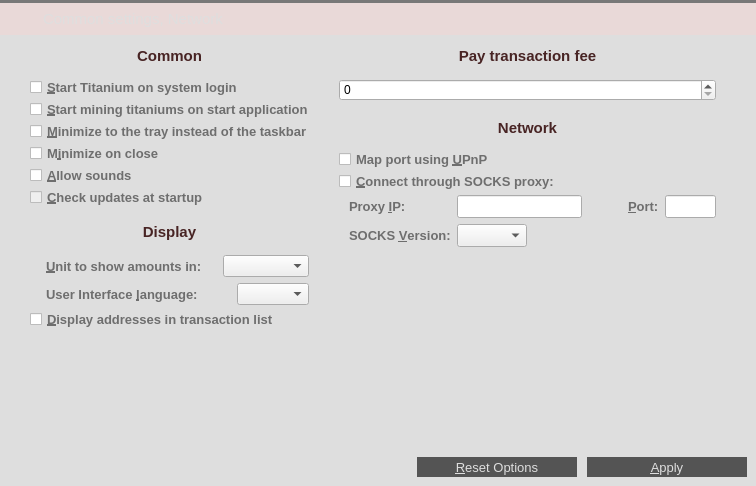
<?xml version="1.0" encoding="UTF-8"?>
<ui version="4.0">
 <class>OptionsPage</class>
 <widget class="QWidget" name="OptionsPage">
  <property name="geometry">
   <rect>
    <x>0</x>
    <y>0</y>
    <width>756</width>
    <height>486</height>
   </rect>
  </property>
  <property name="palette">
   <palette>
    <active>
     <colorrole role="Button">
      <brush brushstyle="SolidPattern">
       <color alpha="255">
        <red>233</red>
        <green>217</green>
        <blue>216</blue>
       </color>
      </brush>
     </colorrole>
     <colorrole role="Base">
      <brush brushstyle="SolidPattern">
       <color alpha="255">
        <red>233</red>
        <green>217</green>
        <blue>216</blue>
       </color>
      </brush>
     </colorrole>
     <colorrole role="Window">
      <brush brushstyle="SolidPattern">
       <color alpha="255">
        <red>233</red>
        <green>217</green>
        <blue>216</blue>
       </color>
      </brush>
     </colorrole>
     <colorrole role="Highlight">
      <brush brushstyle="SolidPattern">
       <color alpha="255">
        <red>235</red>
        <green>235</green>
        <blue>235</blue>
       </color>
      </brush>
     </colorrole>
     <colorrole role="HighlightedText">
      <brush brushstyle="SolidPattern">
       <color alpha="255">
        <red>171</red>
        <green>127</green>
        <blue>130</blue>
       </color>
      </brush>
     </colorrole>
    </active>
    <inactive>
     <colorrole role="Button">
      <brush brushstyle="SolidPattern">
       <color alpha="255">
        <red>233</red>
        <green>217</green>
        <blue>216</blue>
       </color>
      </brush>
     </colorrole>
     <colorrole role="Base">
      <brush brushstyle="SolidPattern">
       <color alpha="255">
        <red>233</red>
        <green>217</green>
        <blue>216</blue>
       </color>
      </brush>
     </colorrole>
     <colorrole role="Window">
      <brush brushstyle="SolidPattern">
       <color alpha="255">
        <red>233</red>
        <green>217</green>
        <blue>216</blue>
       </color>
      </brush>
     </colorrole>
     <colorrole role="Highlight">
      <brush brushstyle="SolidPattern">
       <color alpha="255">
        <red>235</red>
        <green>235</green>
        <blue>235</blue>
       </color>
      </brush>
     </colorrole>
     <colorrole role="HighlightedText">
      <brush brushstyle="SolidPattern">
       <color alpha="255">
        <red>171</red>
        <green>127</green>
        <blue>130</blue>
       </color>
      </brush>
     </colorrole>
    </inactive>
    <disabled>
     <colorrole role="Button">
      <brush brushstyle="SolidPattern">
       <color alpha="255">
        <red>233</red>
        <green>217</green>
        <blue>216</blue>
       </color>
      </brush>
     </colorrole>
     <colorrole role="Base">
      <brush brushstyle="SolidPattern">
       <color alpha="255">
        <red>233</red>
        <green>217</green>
        <blue>216</blue>
       </color>
      </brush>
     </colorrole>
     <colorrole role="Window">
      <brush brushstyle="SolidPattern">
       <color alpha="255">
        <red>233</red>
        <green>217</green>
        <blue>216</blue>
       </color>
      </brush>
     </colorrole>
     <colorrole role="Highlight">
      <brush brushstyle="SolidPattern">
       <color alpha="255">
        <red>240</red>
        <green>240</green>
        <blue>240</blue>
       </color>
      </brush>
     </colorrole>
     <colorrole role="HighlightedText">
      <brush brushstyle="SolidPattern">
       <color alpha="255">
        <red>171</red>
        <green>127</green>
        <blue>130</blue>
       </color>
      </brush>
     </colorrole>
    </disabled>
   </palette>
  </property>
  <property name="windowTitle">
   <string>Form</string>
  </property>
  <property name="styleSheet">
   <string notr="true"/>
  </property>
  <layout class="QVBoxLayout" name="verticalLayout">
   <property name="spacing">
    <number>0</number>
   </property>
   <property name="margin">
    <number>0</number>
   </property>
   <item>
    <widget class="Line" name="lineBeforeAddressBook_5">
     <property name="styleSheet">
      <string notr="true">background-color: #787878;</string>
     </property>
     <property name="frameShadow">
      <enum>QFrame::Raised</enum>
     </property>
     <property name="lineWidth">
      <number>0</number>
     </property>
     <property name="orientation">
      <enum>Qt::Horizontal</enum>
     </property>
    </widget>
   </item>
   <item>
    <widget class="QWidget" name="wServiceMessagesHeader_4" native="true">
     <property name="minimumSize">
      <size>
       <width>0</width>
       <height>32</height>
      </size>
     </property>
     <property name="maximumSize">
      <size>
       <width>16777215</width>
       <height>32</height>
      </size>
     </property>
     <property name="styleSheet">
      <string notr="true"/>
     </property>
     <property name="is_header" stdset="0">
      <bool>true</bool>
     </property>
     <layout class="QHBoxLayout" name="horizontalLayout_30">
      <property name="margin">
       <number>0</number>
      </property>
      <item>
       <spacer name="horizontalSpacer_42">
        <property name="orientation">
         <enum>Qt::Horizontal</enum>
        </property>
        <property name="sizeType">
         <enum>QSizePolicy::Fixed</enum>
        </property>
        <property name="sizeHint" stdset="0">
         <size>
          <width>7</width>
          <height>20</height>
         </size>
        </property>
       </spacer>
      </item>
      <item>
       <widget class="QLabel" name="label_51">
        <property name="sizePolicy">
         <sizepolicy hsizetype="Preferred" vsizetype="Preferred">
          <horstretch>0</horstretch>
          <verstretch>0</verstretch>
         </sizepolicy>
        </property>
        <property name="minimumSize">
         <size>
          <width>30</width>
          <height>30</height>
         </size>
        </property>
        <property name="maximumSize">
         <size>
          <width>30</width>
          <height>30</height>
         </size>
        </property>
        <property name="text">
         <string/>
        </property>
        <property name="pixmap">
         <pixmap resource="../res.qrc">:/res/settings_icon.png</pixmap>
        </property>
       </widget>
      </item>
      <item>
       <widget class="QLabel" name="label_52">
        <property name="font">
         <font>
          <pointsize>11</pointsize>
          <stylestrategy>PreferAntialias</stylestrategy>
         </font>
        </property>
        <property name="styleSheet">
         <string notr="true">QLabel {
	color: #DEDEDE;
}</string>
        </property>
        <property name="text">
         <string>Common settings, Network</string>
        </property>
       </widget>
      </item>
     </layout>
    </widget>
   </item>
   <item>
    <widget class="QWidget" name="wContainer" native="true">
     <property name="styleSheet">
      <string notr="true">#wContainer {
	background-color: #DEDEDE;
}

QLabel {
	color: #6E6E6E;
}

/* =========== CheckBox ==============*/
QCheckBox {
    spacing: 5px;
	color: #6E6E6E;
}

QCheckBox::indicator {
    width: 12px;
    height: 12px;
}

QCheckBox::indicator:unchecked {
	image: url(:/res/check_unchecked.png);
}

QCheckBox::indicator:unchecked:hover {
    image: url(:/res/check_unchecked.png);
}

QCheckBox::indicator:unchecked:pressed {
    image: url(:/res/check_unchecked.png);
}

QCheckBox::indicator:checked {
	image: url(:/res/check_checked.png);
}

QCheckBox::indicator:checked:hover {
    image: url(:/res/check_checked.png);
}

QCheckBox::indicator:checked:pressed {
    image: url(:/res/check_checked.png);
}
</string>
     </property>
     <layout class="QVBoxLayout" name="verticalLayout_2">
      <property name="spacing">
       <number>0</number>
      </property>
      <property name="margin">
       <number>0</number>
      </property>
      <item>
       <layout class="QHBoxLayout" name="horizontalLayout_36">
        <property name="topMargin">
         <number>12</number>
        </property>
        <item>
         <spacer name="horizontalSpacer_49">
          <property name="orientation">
           <enum>Qt::Horizontal</enum>
          </property>
          <property name="sizeType">
           <enum>QSizePolicy::MinimumExpanding</enum>
          </property>
          <property name="sizeHint" stdset="0">
           <size>
            <width>30</width>
            <height>20</height>
           </size>
          </property>
         </spacer>
        </item>
        <item>
         <layout class="QVBoxLayout" name="verticalLayout_24" stretch="0,0,0,0,0,2">
          <property name="spacing">
           <number>14</number>
          </property>
          <item>
           <widget class="QLabel" name="label_53">
            <property name="font">
             <font>
              <pointsize>11</pointsize>
              <weight>75</weight>
              <bold>true</bold>
              <stylestrategy>PreferAntialias</stylestrategy>
             </font>
            </property>
            <property name="styleSheet">
             <string notr="true">QLabel {
	color: #482424;
}</string>
            </property>
            <property name="text">
             <string>Common</string>
            </property>
            <property name="alignment">
             <set>Qt::AlignCenter</set>
            </property>
           </widget>
          </item>
          <item>
           <widget class="QWidget" name="widget2" native="true">
            <property name="sizePolicy">
             <sizepolicy hsizetype="Preferred" vsizetype="Fixed">
              <horstretch>0</horstretch>
              <verstretch>0</verstretch>
             </sizepolicy>
            </property>
            <layout class="QVBoxLayout" name="verticalLayout_21">
             <property name="margin">
              <number>0</number>
             </property>
             <item>
              <widget class="QCheckBox" name="titaniumAtStartup">
               <property name="font">
                <font>
                 <pointsize>10</pointsize>
                 <weight>75</weight>
                 <bold>true</bold>
                </font>
               </property>
               <property name="toolTip">
                <string>Automatically start Titanium after logging in to the system.</string>
               </property>
               <property name="text">
                <string>&amp;Start Titanium on system login</string>
               </property>
              </widget>
             </item>
             <item>
              <widget class="QCheckBox" name="autoMining">
               <property name="font">
                <font>
                 <pointsize>10</pointsize>
                 <weight>75</weight>
                 <bold>true</bold>
                </font>
               </property>
               <property name="toolTip">
                <string/>
               </property>
               <property name="text">
                <string>&amp;Start mining titaniums on start application</string>
               </property>
              </widget>
             </item>
             <item>
              <widget class="QCheckBox" name="minimizeToTray">
               <property name="font">
                <font>
                 <pointsize>10</pointsize>
                 <weight>75</weight>
                 <bold>true</bold>
                </font>
               </property>
               <property name="toolTip">
                <string>Show only a tray icon after minimizing the window.</string>
               </property>
               <property name="text">
                <string>&amp;Minimize to the tray instead of the taskbar</string>
               </property>
              </widget>
             </item>
             <item>
              <widget class="QCheckBox" name="minimizeOnClose">
               <property name="font">
                <font>
                 <pointsize>10</pointsize>
                 <weight>75</weight>
                 <bold>true</bold>
                </font>
               </property>
               <property name="toolTip">
                <string>Minimize instead of exit the application when the window is closed. When this option is enabled, the application will be closed only after selecting Quit in the menu.</string>
               </property>
               <property name="text">
                <string>M&amp;inimize on close</string>
               </property>
              </widget>
             </item>
             <item>
              <widget class="QCheckBox" name="allowSounds">
               <property name="font">
                <font>
                 <pointsize>10</pointsize>
                 <weight>75</weight>
                 <bold>true</bold>
                </font>
               </property>
               <property name="toolTip">
                <string/>
               </property>
               <property name="text">
                <string>&amp;Allow sounds</string>
               </property>
              </widget>
             </item>
             <item>
              <widget class="QCheckBox" name="checkUpdatesAtStartup">
               <property name="enabled">
                <bool>false</bool>
               </property>
               <property name="font">
                <font>
                 <pointsize>10</pointsize>
                 <weight>75</weight>
                 <bold>true</bold>
                </font>
               </property>
               <property name="toolTip">
                <string/>
               </property>
               <property name="text">
                <string>&amp;Check updates at startup</string>
               </property>
              </widget>
             </item>
            </layout>
           </widget>
          </item>
          <item>
           <spacer name="verticalSpacer_4">
            <property name="orientation">
             <enum>Qt::Vertical</enum>
            </property>
            <property name="sizeHint" stdset="0">
             <size>
              <width>20</width>
              <height>4</height>
             </size>
            </property>
           </spacer>
          </item>
          <item>
           <widget class="QLabel" name="label_55">
            <property name="font">
             <font>
              <pointsize>11</pointsize>
              <weight>75</weight>
              <bold>true</bold>
              <stylestrategy>PreferAntialias</stylestrategy>
             </font>
            </property>
            <property name="styleSheet">
             <string notr="true">QLabel {
	color: #482424;
}</string>
            </property>
            <property name="text">
             <string>Display</string>
            </property>
            <property name="alignment">
             <set>Qt::AlignCenter</set>
            </property>
           </widget>
          </item>
          <item>
           <widget class="QWidget" name="wSettingsInterface" native="true">
            <property name="sizePolicy">
             <sizepolicy hsizetype="Preferred" vsizetype="Preferred">
              <horstretch>0</horstretch>
              <verstretch>0</verstretch>
             </sizepolicy>
            </property>
            <layout class="QVBoxLayout" name="verticalLayout_22">
             <property name="spacing">
              <number>6</number>
             </property>
             <property name="margin">
              <number>0</number>
             </property>
             <item>
              <widget class="QWidget" name="widget3" native="true">
               <property name="minimumSize">
                <size>
                 <width>22</width>
                 <height>0</height>
                </size>
               </property>
               <layout class="QHBoxLayout" name="horizontalLayout_31" stretch="0,2,1">
                <property name="margin">
                 <number>0</number>
                </property>
                <item>
                 <spacer name="horizontalSpacer_43">
                  <property name="orientation">
                   <enum>Qt::Horizontal</enum>
                  </property>
                  <property name="sizeType">
                   <enum>QSizePolicy::Fixed</enum>
                  </property>
                  <property name="sizeHint" stdset="0">
                   <size>
                    <width>16</width>
                    <height>20</height>
                   </size>
                  </property>
                 </spacer>
                </item>
                <item>
                 <widget class="QLabel" name="unitLabel">
                  <property name="font">
                   <font>
                    <pointsize>10</pointsize>
                    <weight>75</weight>
                    <bold>true</bold>
                   </font>
                  </property>
                  <property name="text">
                   <string>&amp;Unit to show amounts in:</string>
                  </property>
                  <property name="textFormat">
                   <enum>Qt::PlainText</enum>
                  </property>
                  <property name="buddy">
                   <cstring>unit</cstring>
                  </property>
                 </widget>
                </item>
                <item>
                 <widget class="QValueComboBox" name="unit">
                  <property name="font">
                   <font>
                    <pointsize>8</pointsize>
                   </font>
                  </property>
                  <property name="toolTip">
                   <string>Choose the default subdivision unit to show in the interface and when sending coins.</string>
                  </property>
                 </widget>
                </item>
               </layout>
              </widget>
             </item>
             <item>
              <widget class="QWidget" name="widget4" native="true">
               <property name="minimumSize">
                <size>
                 <width>22</width>
                 <height>0</height>
                </size>
               </property>
               <layout class="QHBoxLayout" name="horizontalLayout_32">
                <property name="margin">
                 <number>0</number>
                </property>
                <item>
                 <spacer name="horizontalSpacer_44">
                  <property name="orientation">
                   <enum>Qt::Horizontal</enum>
                  </property>
                  <property name="sizeType">
                   <enum>QSizePolicy::Fixed</enum>
                  </property>
                  <property name="sizeHint" stdset="0">
                   <size>
                    <width>16</width>
                    <height>20</height>
                   </size>
                  </property>
                 </spacer>
                </item>
                <item>
                 <widget class="QLabel" name="langLabel">
                  <property name="font">
                   <font>
                    <pointsize>10</pointsize>
                    <weight>75</weight>
                    <bold>true</bold>
                   </font>
                  </property>
                  <property name="text">
                   <string>User Interface &amp;language:</string>
                  </property>
                  <property name="textFormat">
                   <enum>Qt::PlainText</enum>
                  </property>
                  <property name="buddy">
                   <cstring>lang</cstring>
                  </property>
                 </widget>
                </item>
                <item>
                 <spacer name="horizontalSpacer_4">
                  <property name="orientation">
                   <enum>Qt::Horizontal</enum>
                  </property>
                  <property name="sizeHint" stdset="0">
                   <size>
                    <width>10</width>
                    <height>20</height>
                   </size>
                  </property>
                 </spacer>
                </item>
                <item>
                 <widget class="QValueComboBox" name="lang">
                  <property name="font">
                   <font>
                    <pointsize>8</pointsize>
                   </font>
                  </property>
                  <property name="toolTip">
                   <string>The user interface language can be set here. This setting will take effect after restarting Titanium.</string>
                  </property>
                 </widget>
                </item>
               </layout>
              </widget>
             </item>
             <item>
              <widget class="QCheckBox" name="displayAddresses">
               <property name="font">
                <font>
                 <pointsize>10</pointsize>
                 <weight>75</weight>
                 <bold>true</bold>
                </font>
               </property>
               <property name="toolTip">
                <string>Whether to show Titanium addresses in the transaction list or not.</string>
               </property>
               <property name="text">
                <string>&amp;Display addresses in transaction list</string>
               </property>
              </widget>
             </item>
            </layout>
           </widget>
          </item>
          <item>
           <spacer name="verticalSpacer_7">
            <property name="orientation">
             <enum>Qt::Vertical</enum>
            </property>
            <property name="sizeHint" stdset="0">
             <size>
              <width>20</width>
              <height>40</height>
             </size>
            </property>
           </spacer>
          </item>
         </layout>
        </item>
        <item>
         <spacer name="horizontalSpacer_51">
          <property name="orientation">
           <enum>Qt::Horizontal</enum>
          </property>
          <property name="sizeType">
           <enum>QSizePolicy::MinimumExpanding</enum>
          </property>
          <property name="sizeHint" stdset="0">
           <size>
            <width>30</width>
            <height>20</height>
           </size>
          </property>
         </spacer>
        </item>
        <item>
         <layout class="QVBoxLayout" name="verticalLayout_25" stretch="0,0,0,0,0,2">
          <property name="spacing">
           <number>14</number>
          </property>
          <item>
           <widget class="QLabel" name="label_54">
            <property name="font">
             <font>
              <pointsize>11</pointsize>
              <weight>75</weight>
              <bold>true</bold>
              <stylestrategy>PreferAntialias</stylestrategy>
             </font>
            </property>
            <property name="styleSheet">
             <string notr="true">QLabel {
	color: #482424;
}</string>
            </property>
            <property name="text">
             <string>Pay transaction fee</string>
            </property>
            <property name="alignment">
             <set>Qt::AlignCenter</set>
            </property>
           </widget>
          </item>
          <item>
           <layout class="QHBoxLayout" name="horizontalLayout_33" stretch="0">
            <property name="spacing">
             <number>6</number>
            </property>
            <item>
             <widget class="TitaniumAmountField" name="transactionFee">
              <property name="sizePolicy">
               <sizepolicy hsizetype="Preferred" vsizetype="Fixed">
                <horstretch>0</horstretch>
                <verstretch>0</verstretch>
               </sizepolicy>
              </property>
             </widget>
            </item>
           </layout>
          </item>
          <item>
           <spacer name="verticalSpacer_5">
            <property name="orientation">
             <enum>Qt::Vertical</enum>
            </property>
            <property name="sizeType">
             <enum>QSizePolicy::Fixed</enum>
            </property>
            <property name="sizeHint" stdset="0">
             <size>
              <width>20</width>
              <height>4</height>
             </size>
            </property>
           </spacer>
          </item>
          <item>
           <widget class="QLabel" name="label_56">
            <property name="font">
             <font>
              <pointsize>11</pointsize>
              <weight>75</weight>
              <bold>true</bold>
              <stylestrategy>PreferAntialias</stylestrategy>
             </font>
            </property>
            <property name="styleSheet">
             <string notr="true">QLabel {
	color: #482424;
}</string>
            </property>
            <property name="text">
             <string>Network</string>
            </property>
            <property name="alignment">
             <set>Qt::AlignCenter</set>
            </property>
           </widget>
          </item>
          <item>
           <widget class="QWidget" name="wSettingsNetwork" native="true">
            <property name="sizePolicy">
             <sizepolicy hsizetype="Preferred" vsizetype="Preferred">
              <horstretch>0</horstretch>
              <verstretch>0</verstretch>
             </sizepolicy>
            </property>
            <layout class="QVBoxLayout" name="verticalLayout_23">
             <property name="spacing">
              <number>6</number>
             </property>
             <property name="margin">
              <number>0</number>
             </property>
             <item>
              <widget class="QCheckBox" name="mapPortUpnp">
               <property name="font">
                <font>
                 <pointsize>10</pointsize>
                 <weight>75</weight>
                 <bold>true</bold>
                </font>
               </property>
               <property name="toolTip">
                <string>Automatically open the Titanium client port on the router. This only works when your router supports UPnP and it is enabled.</string>
               </property>
               <property name="text">
                <string>Map port using &amp;UPnP</string>
               </property>
               <property name="checked">
                <bool>false</bool>
               </property>
              </widget>
             </item>
             <item>
              <widget class="QCheckBox" name="connectSocks">
               <property name="sizePolicy">
                <sizepolicy hsizetype="Preferred" vsizetype="Minimum">
                 <horstretch>0</horstretch>
                 <verstretch>0</verstretch>
                </sizepolicy>
               </property>
               <property name="font">
                <font>
                 <pointsize>10</pointsize>
                 <weight>75</weight>
                 <bold>true</bold>
                </font>
               </property>
               <property name="toolTip">
                <string>Connect to the Titanium network through a SOCKS proxy (e.g. when connecting through Tor).</string>
               </property>
               <property name="text">
                <string>&amp;Connect through SOCKS proxy:</string>
               </property>
              </widget>
             </item>
             <item>
              <widget class="QWidget" name="widget" native="true">
               <property name="minimumSize">
                <size>
                 <width>22</width>
                 <height>0</height>
                </size>
               </property>
               <layout class="QHBoxLayout" name="horizontalLayout_34" stretch="0,2,0,0,0,1">
                <property name="margin">
                 <number>0</number>
                </property>
                <item>
                 <spacer name="horizontalSpacer_45">
                  <property name="orientation">
                   <enum>Qt::Horizontal</enum>
                  </property>
                  <property name="sizeType">
                   <enum>QSizePolicy::Fixed</enum>
                  </property>
                  <property name="sizeHint" stdset="0">
                   <size>
                    <width>10</width>
                    <height>20</height>
                   </size>
                  </property>
                 </spacer>
                </item>
                <item>
                 <widget class="QLabel" name="proxyIpLabel">
                  <property name="font">
                   <font>
                    <pointsize>10</pointsize>
                    <weight>75</weight>
                    <bold>true</bold>
                   </font>
                  </property>
                  <property name="text">
                   <string>Proxy &amp;IP:</string>
                  </property>
                  <property name="textFormat">
                   <enum>Qt::PlainText</enum>
                  </property>
                  <property name="buddy">
                   <cstring>proxyIp</cstring>
                  </property>
                 </widget>
                </item>
                <item>
                 <widget class="QValidatedLineEdit" name="proxyIp">
                  <property name="enabled">
                   <bool>true</bool>
                  </property>
                  <property name="minimumSize">
                   <size>
                    <width>0</width>
                    <height>20</height>
                   </size>
                  </property>
                  <property name="font">
                   <font>
                    <pointsize>10</pointsize>
                   </font>
                  </property>
                  <property name="toolTip">
                   <string>IP address of the proxy (e.g. 127.0.0.1)</string>
                  </property>
                  <property name="placeholderText">
                   <string/>
                  </property>
                 </widget>
                </item>
                <item>
                 <spacer name="horizontalSpacer_46">
                  <property name="orientation">
                   <enum>Qt::Horizontal</enum>
                  </property>
                  <property name="sizeHint" stdset="0">
                   <size>
                    <width>40</width>
                    <height>20</height>
                   </size>
                  </property>
                 </spacer>
                </item>
                <item>
                 <widget class="QLabel" name="proxyPortLabel">
                  <property name="font">
                   <font>
                    <pointsize>10</pointsize>
                    <weight>75</weight>
                    <bold>true</bold>
                   </font>
                  </property>
                  <property name="text">
                   <string>&amp;Port:</string>
                  </property>
                  <property name="textFormat">
                   <enum>Qt::PlainText</enum>
                  </property>
                  <property name="buddy">
                   <cstring>proxyPort</cstring>
                  </property>
                 </widget>
                </item>
                <item>
                 <widget class="QLineEdit" name="proxyPort">
                  <property name="enabled">
                   <bool>true</bool>
                  </property>
                  <property name="minimumSize">
                   <size>
                    <width>0</width>
                    <height>20</height>
                   </size>
                  </property>
                  <property name="font">
                   <font>
                    <pointsize>10</pointsize>
                   </font>
                  </property>
                  <property name="toolTip">
                   <string>Port of the proxy (e.g. 9050)</string>
                  </property>
                  <property name="placeholderText">
                   <string/>
                  </property>
                 </widget>
                </item>
               </layout>
              </widget>
             </item>
             <item>
              <widget class="QWidget" name="widget1" native="true">
               <property name="minimumSize">
                <size>
                 <width>22</width>
                 <height>0</height>
                </size>
               </property>
               <layout class="QHBoxLayout" name="horizontalLayout_35">
                <property name="margin">
                 <number>0</number>
                </property>
                <item>
                 <spacer name="horizontalSpacer_47">
                  <property name="orientation">
                   <enum>Qt::Horizontal</enum>
                  </property>
                  <property name="sizeType">
                   <enum>QSizePolicy::Fixed</enum>
                  </property>
                  <property name="sizeHint" stdset="0">
                   <size>
                    <width>10</width>
                    <height>20</height>
                   </size>
                  </property>
                 </spacer>
                </item>
                <item>
                 <widget class="QLabel" name="socksVersionLabel">
                  <property name="font">
                   <font>
                    <pointsize>10</pointsize>
                    <weight>75</weight>
                    <bold>true</bold>
                   </font>
                  </property>
                  <property name="text">
                   <string>SOCKS &amp;Version:</string>
                  </property>
                  <property name="textFormat">
                   <enum>Qt::PlainText</enum>
                  </property>
                  <property name="buddy">
                   <cstring>socksVersion</cstring>
                  </property>
                 </widget>
                </item>
                <item>
                 <widget class="QValueComboBox" name="socksVersion">
                  <property name="enabled">
                   <bool>true</bool>
                  </property>
                  <property name="sizePolicy">
                   <sizepolicy hsizetype="Minimum" vsizetype="Fixed">
                    <horstretch>0</horstretch>
                    <verstretch>0</verstretch>
                   </sizepolicy>
                  </property>
                  <property name="maximumSize">
                   <size>
                    <width>70</width>
                    <height>16777215</height>
                   </size>
                  </property>
                  <property name="font">
                   <font>
                    <pointsize>10</pointsize>
                   </font>
                  </property>
                  <property name="toolTip">
                   <string>SOCKS version of the proxy (e.g. 5)</string>
                  </property>
                  <property name="sizeAdjustPolicy">
                   <enum>QComboBox::AdjustToContentsOnFirstShow</enum>
                  </property>
                 </widget>
                </item>
                <item>
                 <spacer name="horizontalSpacer_48">
                  <property name="orientation">
                   <enum>Qt::Horizontal</enum>
                  </property>
                  <property name="sizeHint" stdset="0">
                   <size>
                    <width>40</width>
                    <height>20</height>
                   </size>
                  </property>
                 </spacer>
                </item>
               </layout>
              </widget>
             </item>
            </layout>
           </widget>
          </item>
          <item>
           <spacer name="verticalSpacer_6">
            <property name="orientation">
             <enum>Qt::Vertical</enum>
            </property>
            <property name="sizeHint" stdset="0">
             <size>
              <width>20</width>
              <height>40</height>
             </size>
            </property>
           </spacer>
          </item>
         </layout>
        </item>
        <item>
         <spacer name="horizontalSpacer_50">
          <property name="orientation">
           <enum>Qt::Horizontal</enum>
          </property>
          <property name="sizeType">
           <enum>QSizePolicy::Fixed</enum>
          </property>
          <property name="sizeHint" stdset="0">
           <size>
            <width>40</width>
            <height>20</height>
           </size>
          </property>
         </spacer>
        </item>
       </layout>
      </item>
      <item>
       <layout class="QHBoxLayout" name="horizontalLayout">
        <property name="margin">
         <number>9</number>
        </property>
        <item>
         <spacer name="horizontalSpacer">
          <property name="orientation">
           <enum>Qt::Horizontal</enum>
          </property>
          <property name="sizeHint" stdset="0">
           <size>
            <width>40</width>
            <height>20</height>
           </size>
          </property>
         </spacer>
        </item>
        <item>
         <widget class="QLabel" name="statusLabel">
          <property name="minimumSize">
           <size>
            <width>10</width>
            <height>0</height>
           </size>
          </property>
          <property name="font">
           <font>
            <pointsize>10</pointsize>
            <weight>75</weight>
            <bold>true</bold>
           </font>
          </property>
          <property name="text">
           <string/>
          </property>
          <property name="textFormat">
           <enum>Qt::PlainText</enum>
          </property>
          <property name="wordWrap">
           <bool>true</bool>
          </property>
         </widget>
        </item>
        <item>
         <spacer name="horizontalSpacer_2">
          <property name="orientation">
           <enum>Qt::Horizontal</enum>
          </property>
          <property name="sizeType">
           <enum>QSizePolicy::Fixed</enum>
          </property>
          <property name="sizeHint" stdset="0">
           <size>
            <width>40</width>
            <height>20</height>
           </size>
          </property>
         </spacer>
        </item>
        <item>
         <widget class="QPushButton" name="resetButton">
          <property name="font">
           <font>
            <pointsize>10</pointsize>
            <stylestrategy>PreferAntialias</stylestrategy>
           </font>
          </property>
          <property name="toolTip">
           <string>Reset all client options to default.</string>
          </property>
          <property name="styleSheet">
           <string notr="true">QPushButton {
	background-color: #545454;
	color: #DEDEDE;
	border: 0px solid gray;
	max-height: 20px;
	min-height: 20px;
	max-width: 160px;
	min-width: 160px;
}

QPushButton:hover {
	background-color: #6E6E6E;
}

QPushButton:pressed:flat {
	background-color: #424242;
}</string>
          </property>
          <property name="text">
           <string>&amp;Reset Options</string>
          </property>
          <property name="flat">
           <bool>true</bool>
          </property>
         </widget>
        </item>
        <item>
         <spacer name="horizontalSpacer_3">
          <property name="orientation">
           <enum>Qt::Horizontal</enum>
          </property>
          <property name="sizeType">
           <enum>QSizePolicy::Fixed</enum>
          </property>
          <property name="sizeHint" stdset="0">
           <size>
            <width>10</width>
            <height>20</height>
           </size>
          </property>
         </spacer>
        </item>
        <item>
         <widget class="QPushButton" name="applyButton">
          <property name="font">
           <font>
            <pointsize>10</pointsize>
            <stylestrategy>PreferAntialias</stylestrategy>
           </font>
          </property>
          <property name="styleSheet">
           <string notr="true">QPushButton {
	background-color: #545454;
	color: #DEDEDE;
	border: 0px solid gray;
	max-height: 20px;
	min-height: 20px;
	max-width: 160px;
	min-width: 160px;
}

QPushButton:hover {
	background-color: #6E6E6E;
}

QPushButton:pressed:flat {
	background-color: #424242;
}</string>
          </property>
          <property name="text">
           <string>&amp;Apply</string>
          </property>
          <property name="flat">
           <bool>true</bool>
          </property>
         </widget>
        </item>
       </layout>
      </item>
     </layout>
    </widget>
   </item>
  </layout>
 </widget>
 <customwidgets>
  <customwidget>
   <class>TitaniumAmountField</class>
   <extends>QSpinBox</extends>
   <header>titaniumamountfield.h</header>
   <container>1</container>
  </customwidget>
  <customwidget>
   <class>QValueComboBox</class>
   <extends>QComboBox</extends>
   <header>qvaluecombobox.h</header>
  </customwidget>
  <customwidget>
   <class>QValidatedLineEdit</class>
   <extends>QLineEdit</extends>
   <header>qvalidatedlineedit.h</header>
  </customwidget>
 </customwidgets>
 <resources>
  <include location="../res.qrc"/>
 </resources>
 <connections/>
</ui>
